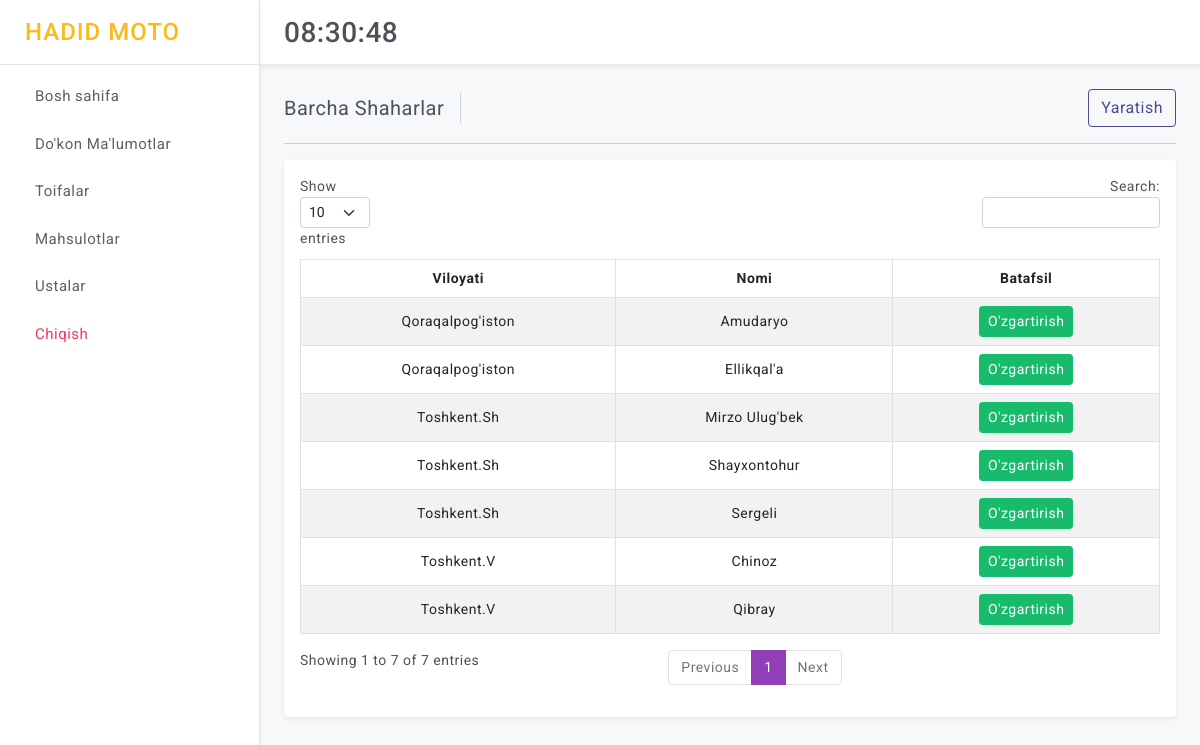
The page /sklad/districts/ (signed in) on the database its author committed.
### control/models.py (models this page shows, shortened)
class District(models.Model):
    region = models.ForeignKey(Region, on_delete=models.CASCADE)
    title = models.CharField(max_length=100)

class Region(models.Model):
    title = models.CharField(max_length=100)

### control/views.py (the view)
# urls.py: path("districts/", views.control_districts_all, name="control_districts_all"),
@login_required(login_url='login')
def control_districts_all(request):
    districts = District.objects.all()
    context = {
        "base": base_context(request=request),
        "districts":districts
    }
    return render(request, "control/districts/all.html", context)

### control/views.py (called while the page is built)
def base_context(request):
    try:
        code = request.build_absolute_uri().split('?')[1]
    except:
        code = None
    context = {
        "code": code
    }
    return context

### templates/control/districts/all.html (shortened to what this page needs)
{% extends 'control/base.html' %}
{% load static %}
      {% block page_title %}Barcha Shaharlar{% endblock page_title %}
      {% block add %}
      <div class="ms-auto d-block">
        <div class="btn-group">
          <a href="{% url 'control_district_add' %}" class="btn btn-outline-primary d-block">Yaratish</a>
        </div>
      </div>
      {% endblock add %}
    {% block content %}
          <div class="card">
              <div class="card-body">
                  <div class="table-responsive">
                      <table id="example" class="table table-striped table-bordered" style="width:100%">
                          <thead>
                              <tr class="text-center">
                                  <th>Viloyati</th>
                                  <th>Nomi</th>
                                  <th>Batafsil</th>
                              </tr>
                          </thead>
                          <tbody>
                              {% for district in districts %}
                              <tr style="vertical-align: middle; text-align: center;">
                                  <td>{{ district.region.title }}</td>
                                  <td>{{ district.title }}</td>
                                  <td><a href="{% url 'control_district_detail' district.id %}" class="btn btn-success btn-sm"> O'zgartirish </a></td>
                              </tr>
                              {% endfor %}
                          </tbody>
                      </table>
                  </div>
              </div>
          </div>
    {% endblock content %}

### core/static/control/assets/css/style.css (style rules this page uses)
body { color: #4c5258; font-size: 14px; letter-spacing: .5px; background-color: #f7f8fa; overflow-x: hidden; font-family: Roboto, sans-serif; }
a { text-decoration: none; }
::placeholder { opacity: 0.5 !important; }
.table-responsive { white-space: nowrap; }

### templates/control/base.html (style rules this page uses)
.table-responsive { overflow-x: hidden; }

### rows shown on the page
District: region "Toshkent.Sh", title "Mirzo Ulug'bek"
District: region "Qoraqalpog'iston", title "Amudaryo"
District: region "Toshkent.Sh", title "Shayxontohur"
District: region "Qoraqalpog'iston", title "Ellikqal'a"
District: region "Toshkent.V", title "Chinoz"
District: region "Toshkent.Sh", title "Sergeli"
District: region "Toshkent.V", title "Qibray"
